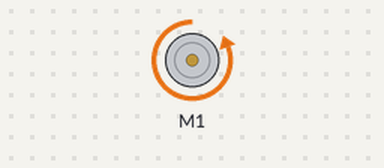
The sketch below on a simulated Arduino Uno, built with avr-gcc and run on an emulated ATmega328P. Parts: DC motor (green arrow = forward, orange = backward, longer = faster). What the sketch prints to the serial monitor is not drawn.

Above: at 0.1 s.
Timing chart, 0 to 1.6 s (numbered marks = the images above):
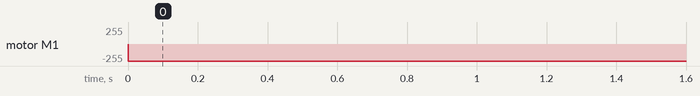

Measured:
- by itself, motor M1: stopped → backward 255/255 at 0.00 s

The sketch:

firstMotorControl.ino
```cpp
#include <AFMotor.h>
AF_DCMotor motor1(1); // Create a motor object for motor 1
int currentSpeed = 0;

void setup() {
  Serial.begin(115200);
  motor1.setSpeed(0); // Set motor speed (0 to 255)
  motor1.run(BACKWARD); // Turn the motor on in the FORWARD direction
}

void loop() {
  // Your code here
  motor1.setSpeed(255);
  currentSpeed = currentSpeed + 20;
  Serial.println(currentSpeed);
  delay(2000); // Delay for 2 seconds
}
```
